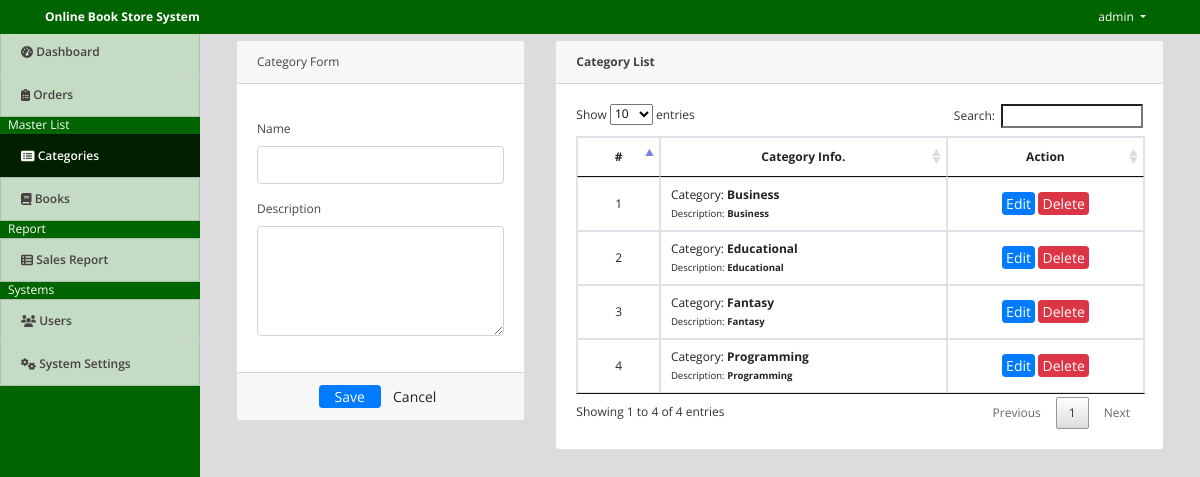
/admin/index.php?page=categories (signed in), run on the app's committed database.
### tables this page shows
CREATE TABLE `categories` (
  `id` int(30) NOT NULL,
  `name` text NOT NULL,
  `description` text NOT NULL
);

### admin/categories.php (the view, shortened to what this page needs)
<?php include('db_connect.php');?>
<div class="container-fluid">
	<div class="col-lg-12">
		<div class="row">
			<div class="col-md-4">
			<form action="" id="manage-category">
				<div class="card">
					<div class="card-header">
						    Category Form
				  	</div>
					<div class="card-body">
							<div class="form-group">
								<label class="control-label">Name</label>
								<input type="text" class="form-control" name="name">
							</div>
							<div class="form-group">
								<label class="control-label">Description</label>
								<textarea name="description" id="description" cols="30" rows="4" class="form-control"></textarea>
							</div>
					</div>
					<div class="card-footer">
						<div class="row">
							<div class="col-md-12">
								<button class="btn btn-sm btn-primary col-sm-3 offset-md-3"> Save</button>
								<button class="btn btn-sm btn-default col-sm-3" type="button" onclick="$('#manage-category').get(0).reset()"> Cancel</button>
							</div>
						</div>
					</div>
				</div>
			</form>
			</div>
			<div class="col-md-8">
				<div class="card">
					<div class="card-header">
						<b>Category List</b>
					</div>
					<div class="card-body">
						<table class="table table-bordered table-hover">
							<thead>
								<tr>
									<th class="text-center">#</th>
									<th class="text-center">Category Info.</th>
									<th class="text-center">Action</th>
								</tr>
							</thead>
							<tbody>
								<?php
								$i = 1;
								$category = $conn->query("SELECT * FROM categories order by name asc");
								while($row=$category->fetch_assoc()):
								?>
								<tr>
									<td class="text-center"><?php echo $i++ ?></td>
									<td class="">
										<p>Category: <b><?php echo $row['name'] ?></b></p>
										<p><small>Description: <b><?php echo $row['description'] ?></b></small></p>
									</td>
									<td class="text-center">
										<button class="btn btn-sm btn-primary edit_category" type="button" data-id="<?php echo $row['id'] ?>" data-description="<?php echo $row['description'] ?>" data-name="<?php echo $row['name'] ?>" >Edit</button>
										<button class="btn btn-sm btn-danger delete_category" type="button" data-id="<?php echo $row['id'] ?>">Delete</button>
									</td>
								</tr>
								<?php endwhile; ?>
							</tbody>
						</table>
					</div>
				</div>
			</div>
		</div>
	</div>
</div>

### admin/index.php (shortened to what this page needs)
<!DOCTYPE html>
<html lang="en">
<head>
<?php
 include('./header.php');
 ?>
</head>
<body>
	<?php include 'topbar.php' ?>
	<?php include 'navbar.php' ?>
  <main id="view-panel" >
      <?php $page = isset($_GET['page']) ? $_GET['page'] :'home'; ?>
  	<?php include $page.'.php' ?>
  </main>
</body>
</html>

### admin/header.php (shortened to what this page needs)
  <link rel="stylesheet" href="assets/font-awesome/css/all.min.css">
<link href="assets/css/select2.min.css" rel="stylesheet">
<link href="assets/vendor/bootstrap/css/bootstrap.min.css" rel="stylesheet">
<link href="assets/vendor/icofont/icofont.min.css" rel="stylesheet">
<link href="assets/vendor/boxicons/css/boxicons.min.css" rel="stylesheet">
<link href="assets/vendor/venobox/venobox.css" rel="stylesheet">
<link href="assets/vendor/animate.css/animate.min.css" rel="stylesheet">
<link href="assets/vendor/remixicon/remixicon.css" rel="stylesheet">
<link href="assets/vendor/owl.carousel/assets/owl.carousel.min.css" rel="stylesheet">
<link href="assets/vendor/bootstrap-datepicker/css/bootstrap-datepicker.min.css" rel="stylesheet">
<link href="assets/DataTables/datatables.min.css" rel="stylesheet">
<link href="assets/css/jquery.datetimepicker.min.css" rel="stylesheet">
<link href="assets/fullcalendar/main.css" rel="stylesheet">
<link href="assets/css/style.css" rel="stylesheet">
<link type="text/css" rel="stylesheet" href="assets/css/jquery-te-1.4.0.css">

### admin/topbar.php (shortened to what this page needs)
<nav  class="navbar navbar-light fixed-top " style="background-color: #006400; padding:0">
  <div class="container-fluid mt-2 mb-2">
  	<div class="col-lg-12">
      <div class="col-md-4 float-left text-white">
        <large><b><?php echo isset($_SESSION['system']['name']) ? $_SESSION['system']['name'] : '' ?></b></large>
      </div>
	  	<div class="float-right">
        <div class=" dropdown mr-4">
            <a href="#" class="text-white dropdown-toggle"  id="account_settings" data-toggle="dropdown" aria-haspopup="true" aria-expanded="false"><?php echo $_SESSION['login_name'] ?> </a>
        </div>
      </div>
  </div>
</nav>

### admin/navbar.php (shortened to what this page needs)
<nav id="sidebar" class='mx-lt-5 bg-dark' >
		<div class="sidebar-list">
				<a href="index.php?page=home" class="nav-item nav-home"><span class='icon-field'><i class="fa fa-tachometer-alt "></i></span> Dashboard</a>
				<a href="index.php?page=orders" class="nav-item nav-orders"><span class='icon-field'><i class="fa fa-clipboard-list"></i></span> Orders</a>
				<?php if($_SESSION['login_type'] == 1): ?>
				<div class="mx-2 text-white">Master List</div>
				<a href="index.php?page=categories" class="nav-item nav-categories"><span class='icon-field'><i class="fa fa-list-alt "></i></span> Categories</a>
				<a href="index.php?page=books" class="nav-item nav-books"><span class='icon-field'><i class="fa fa-book "></i></span> Books</a>
				<?php endif; ?>
				<div class="mx-2 text-white">Report</div>
				<a href="index.php?page=sales_report" class="nav-item nav-sales_report"><span class='icon-field'><i class="fa fa-th-list"></i></span> Sales Report</a>
				<?php if($_SESSION['login_type'] == 1): ?>
				<div class="mx-2 text-white">Systems</div>
				<a href="index.php?page=users" class="nav-item nav-users"><span class='icon-field'><i class="fa fa-users "></i></span> Users</a>
				<a href="index.php?page=site_settings" class="nav-item nav-site_settings"><span class='icon-field'><i class="fa fa-cogs"></i></span> System Settings</a>
			<?php endif; ?>
		</div>
</nav>

### admin/assets/fullcalendar/main.css (style rules this page uses)
:root { --fc-daygrid-event-dot-width: 8px; }
:root { --fc-list-event-dot-width: 10px; --fc-list-event-hover-bg-color: #f5f5f5; }

### admin/assets/css/style.css (style rules this page uses)
body { font-family: "Open Sans", sans-serif; color: #444444; width: 100%; height: calc(100%); font-size: 12px; }
a { color: #1977cc; }
nav#sidebar { height: calc(100%); position: fixed; z-index: 99; left: 0; width: 200px; font-size: 12px; top: 2.5em; }
a.nav-item { position: relative; display: block; padding: .75rem 1.25rem; margin-bottom: -1px; border: 1px solid rgba(0,0,0,.125); background-color: #ffffffc4; color: #484343; font-weight: 600; }
a.nav-item:hover, .nav-item.active { background-color: #000000ad; color: #fffafa; }
main#view-panel { margin-left: 200px; width:calc(100% - 200px); margin-top: 2.8em; padding: .5em }
.btn-sm { padding: .0001rem .2rem; }

### admin/index.php (style rules this page uses)
body { background: #80808045; }

### admin/navbar.php (style rules this page uses)
nav#sidebar { background-color: #006400 !important }

### admin/categories.php (style rules this page uses)
td { vertical-align: middle !important; }
td p { margin:unset; }

### data on the page
categories: name "Business", description "Business"
categories: name "Educational", description "Educational"
categories: name "Fantasy", description "Fantasy"
categories: name "Programming", description "Programming"

### other printed values
$_SESSION['system']['name'] "Online Book Store System"
$_SESSION['login_name'] "admin"
